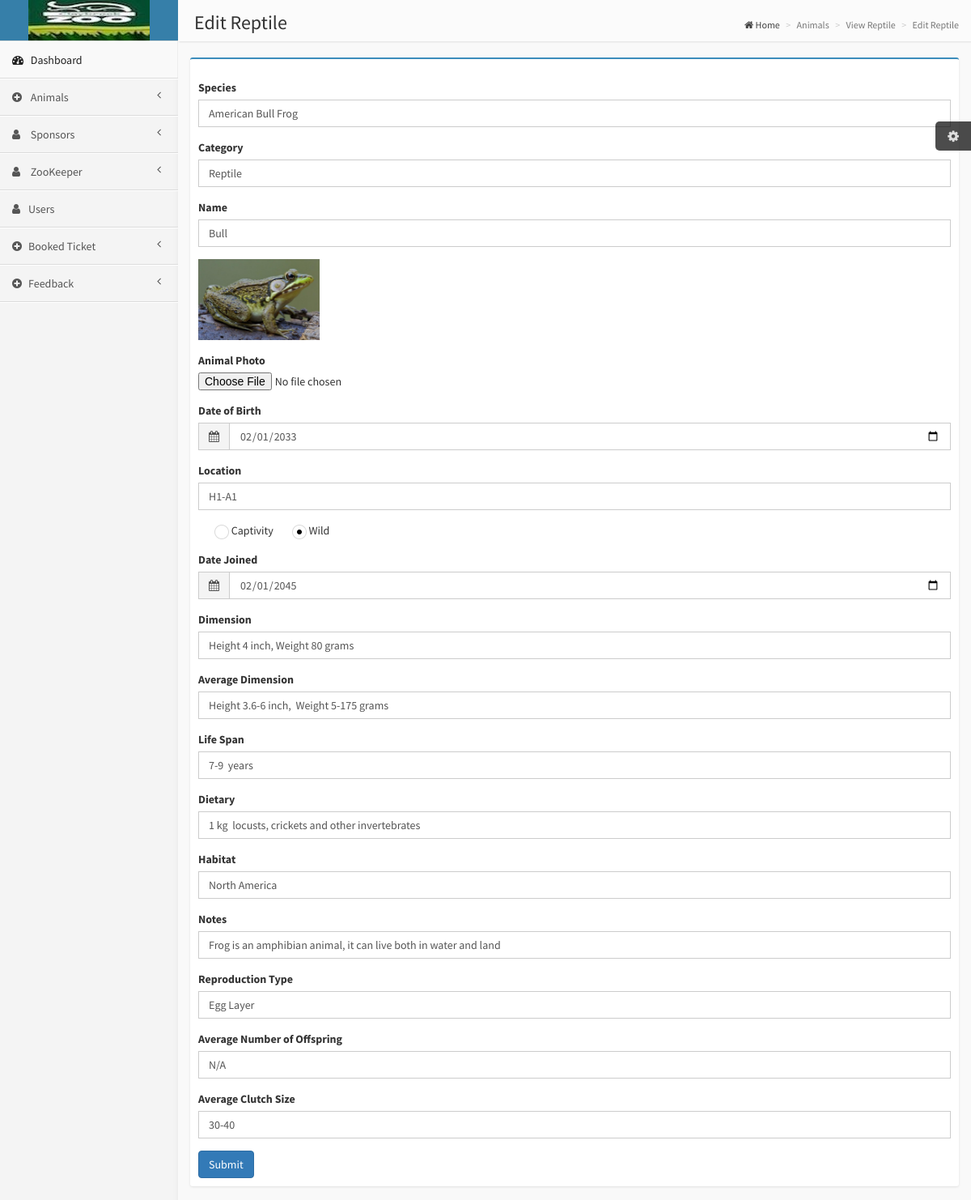
The app's page /admin/edit_reptile.php?id=2 with its own data.
### tables this page shows
CREATE TABLE `reptile` (
  `id` int(11) NOT NULL,
  `species` varchar(255) NOT NULL,
  `category` varchar(255) NOT NULL,
  `name` varchar(255) NOT NULL,
  `photo` varchar(255) NOT NULL,
  `date_of_birth` date NOT NULL,
  `location` varchar(255) NOT NULL,
  `captivity_wild` varchar(255) NOT NULL,
  `date_joined` date NOT NULL,
  `dimension` varchar(255) NOT NULL,
  `average_dimension` varchar(255) NOT NULL,
  `life` varchar(255) NOT NULL,
  `dietary` varchar(255) NOT NULL,
  `habitat` varchar(255) NOT NULL,
  `note` varchar(255) NOT NULL,
  `reptile_reproduction_type` varchar(255) NOT NULL,
  `reptile_average_offspring` varchar(255) NOT NULL,
  `reptile_clutch_size` varchar(255) NOT NULL
);

### admin/edit_reptile.php (the view, shortened to what this page needs)
<?php
include 'admin_header.php';
include 'admin_sidebar.php';
if (isset($_GET['id'])) {
    $edit_reptile = $connection->prepare("SELECT * FROM reptile WHERE id = :id");
    $edit_reptile->execute($_GET);
    $reptiles = $edit_reptile->fetch();
}
?>
            <aside class="right-side">
                <section class="content-header">
                    <h1>
                        Edit Reptile
                    </h1>
                    <ol class="breadcrumb">
                        <li><a href="#"><i class="fa fa-home"></i> Home</a></li>
                        <li class="active">Animals</li>
                        <li class="active">View Reptile</li>
                        <li class="active">Edit Reptile</li>
                    </ol>
                </section>
                <section class="content">
                    <div class="row">
                        <div class="col-xs-12">
                            <div class="box box-primary">
                                <form role="form" method="POST" enctype="multipart/form-data">
                                    <div class="box-body">
                                        <div class="form-group">
                                            <label>Species</label>
                                            <input type="text" name="new_species" class="form-control" value="<?php echo $reptiles['species']?>"required>
                                        </div>
                                          <div class="form-group">
                                            <label>Category</label>
                                            <input type="text" name="new_category" class="form-control" value="<?php echo $reptiles['category']?>"required>
                                        </div>
                                        <div class="form-group">
                                            <label>Name</label>
                                            <input type="text" name="new_name" class="form-control" value="<?php echo $reptiles['name']?>"required>
                                        </div>
                                        <div class="form-group">
                                        <?php
                                        if (file_exists('../img/')) {
                                        echo '<img style="width: 150px; height:100px;" src="../img/'.$reptiles['photo'].'">';
                                        }
                                        ?>
                                        </div>
                                        <div class="form-group">
                                            <label for="exampleInputFile">Animal Photo</label>
                                            <input type="file" name="new_photo"required>
                                        </div>
                                        <div class="form-group">
                                        <label>Date of Birth</label>
                                        <div class="input-group">
                                            <div class="input-group-addon">
                                                <i class="fa fa-calendar"></i>
                                            </div>
                                            <input type="Date" name="new_date_of_birth" class="form-control" value="<?php echo $reptiles['date_of_birth']?>"required>
                                        </div>
                                     </div>
                                        <div class="form-group">
                                            <label>Location</label>
                                            <input type="text" name="new_location" class="form-control" value="<?php echo $reptiles['location']?>"required>
                                        </div>
                                        <div class="form-group">
                                            <div  class="radio">
                                                <label>
                                                    Captivity
                                                </label>
                                                <label>
                                                    Wild
                                                </label>
                                            </div>
                                        </div>
                                        <div class="form-group">
                                        <label>Date Joined</label>
                                        <div class="input-group">
                                            <div class="input-group-addon">
                                                <i class="fa fa-calendar"></i>
                                            </div>
                                            <input type="Date" name="new_date_joined" class="form-control" value="<?php echo $reptiles['date_joined']?>"required>
                                        </div>
                                     </div>
                                         <div class="form-group">
                                            <label>Dimension</label>
                                            <input type="text" name="new_dimension" class="form-control" value="<?php echo $reptiles['dimension']?>"required>
                                        </div>
                                         <div class="form-group">
                                            <label>Average Dimension</label>
                                            <input type="text" name="new_average_dimension" class="form-control" id="email" value="<?php echo $reptiles['average_dimension']?>"required>
                                        </div>
                                         <div class="form-group">
                                            <label>Life Span</label>
                                            <input type="text" name="new_life" class="form-control" value="<?php echo $reptiles['life']?>"required>
                                        </div>
                                         <div class="form-group">
                                            <label>Dietary</label>
                                            <input type="text" name="new_dietary" class="form-control" value="<?php echo $reptiles['dietary']?>"required>
                                        </div>
                                         <div class="form-group">
                                            <label>Habitat</label>
                                            <input type="text" name="new_habitat" class="form-control" value="<?php echo $reptiles['habitat']?>"required>
                                        </div>
                                        <div class="form-group">
                                            <label>Notes</label>
                                            <input type="text" name="new_note" class="form-control" value="<?php echo $reptiles['note']?>"required>
                                        </div>
                                         <div class="form-group">
                                            <label>Reproduction Type</label>
                                            <input type="text" name="new_reproduction_type" class="form-control" value="<?php echo $reptiles['reptile_reproduction_type']?>"required>
                                        </div>
                                         <div class="form-group">
                                            <label>Average Number of Offspring</label>
                                            <input type="text" name="new_average_offspring" class="form-control" value="<?php echo $reptiles['reptile_average_offspring']?>"required>
                                        </div>
                                         <div class="form-group">
                                            <label>Average Clutch Size</label>
                                            <input type="text" name="new_clutch_size" class="form-control" value="<?php echo $reptiles['reptile_clutch_size']?>"required>
                                        </div>
                                    <div class="box-footer">
                                        <button type="submit" name="edit" value="edit" class="btn btn-primary">Submit</button>
                                    </div>
                                </div>
                                </form>
                            </div>
                        </div>
                    </div>
                </section>
            </aside>

### css/AdminLTE.css (style rules this page uses)
html, body { overflow-x: hidden!important; font-family: 'Source Sans Pro', sans-serif; -webkit-font-smoothing: antialiased; min-height: 100%; background: #f9f9f9; }
a { color: #3c8dbc; }
.right-side, .left-side { min-height: 100%; display: block; }
.right-side { background-color: #f9f9f9; margin-left: 220px; }
.content { padding: 20px 15px; background: #f9f9f9; }
.right-side > .content-header { position: relative; padding: 15px 15px 10px 20px; }
.right-side > .content-header > h1 { margin: 0; font-size: 24px; }
.right-side > .content-header > .breadcrumb { float: right; background: transparent; margin-top: 0px; margin-bottom: 0; font-size: 12px; padding: 7px 5px; position: absolute; top: 15px; right: 10px; -webkit-border-radius: 2px; -moz-border-radius: 2px; border-radius: 2px; }
.right-side > .content-header > .breadcrumb > li > a { color: #444; text-decoration: none; }
.right-side > .content-header > .breadcrumb > li + li:before { content: '>\00a0'; }
.form-control { border-radius: 0px !important; box-shadow: none; }
.input-group .input-group-addon { border-radius: 0; background-color: #f4f4f4; }
.box { position: relative; background: #ffffff; border-top: 2px solid #c1c1c1; margin-bottom: 20px; border-radius: 3px; width: 100%; box-shadow: 0px 1px 3px rgba(0, 0, 0, 0.1); }
.box.box-primary { border-top-color: #3c8dbc; }
.box .box-body { padding: 10px; }
.skin-blue .right-side > .content-header { background: #fbfbfb; box-shadow: 1px 1px 2px rgba(0, 0, 0, 0.1); }

### records on screen
reptile: new_species "American Bull Frog", new_category "Reptile", new_name "Bull", photo (picture), new_date_of_birth "02/01/2033", new_location "H1-A1", new_date_joined "02/01/2045", new_dimension "Height 4 inch, Weight 80 grams", new_average_dimension "Height 3.6-6 inch, Weight 5-175 grams", new_life "7-9 years", new_dietary "1 kg locusts, crickets and other invertebrates", new_habitat "North America", new_note "Frog is an amphibian animal, it can live both in water and land", new_reproduction_type "Egg Layer", new_average_offspring "N/A", new_clutch_size "30-40"
